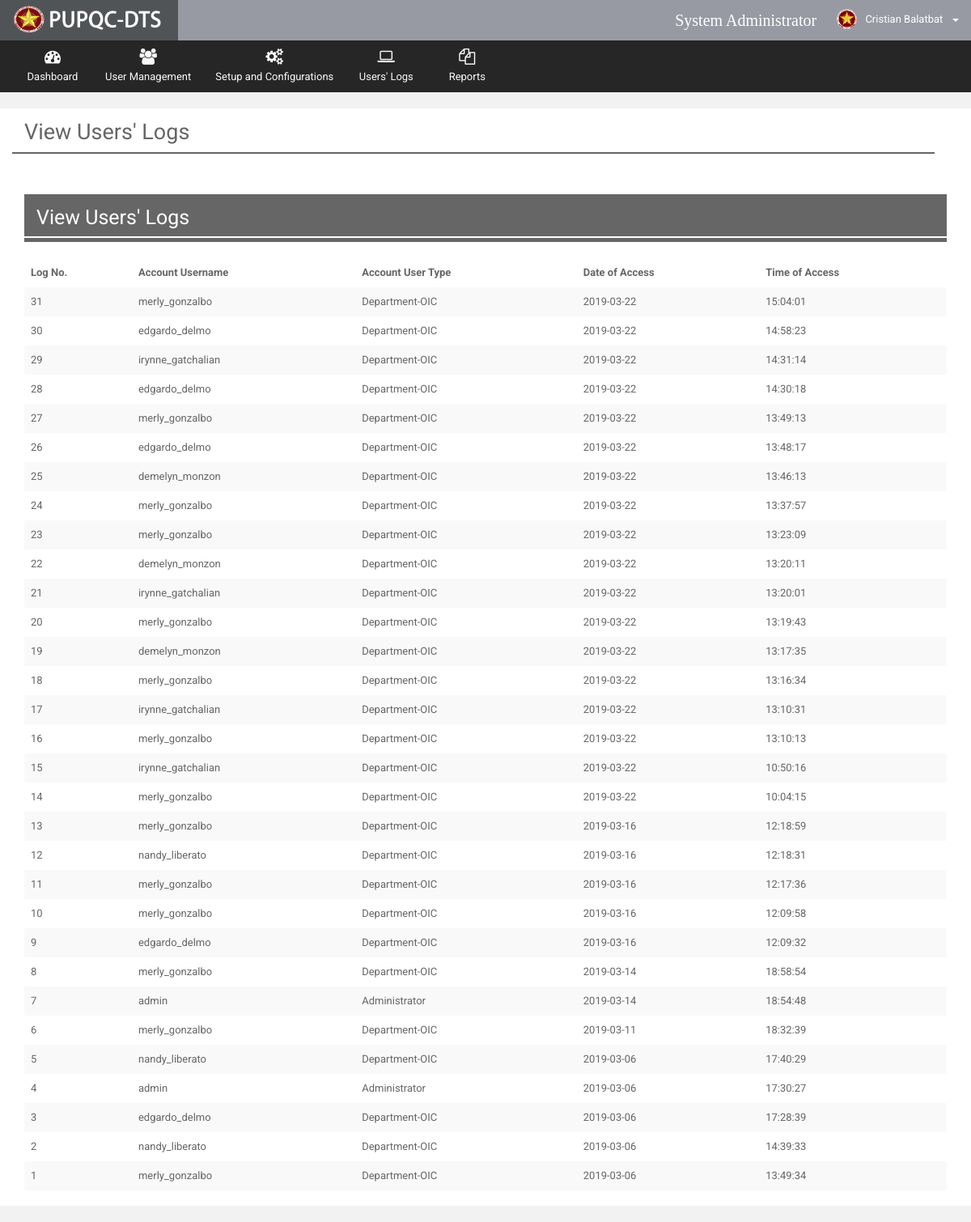
Before: /Web/Admin/views/users_log.php (signed in) with the older database file.
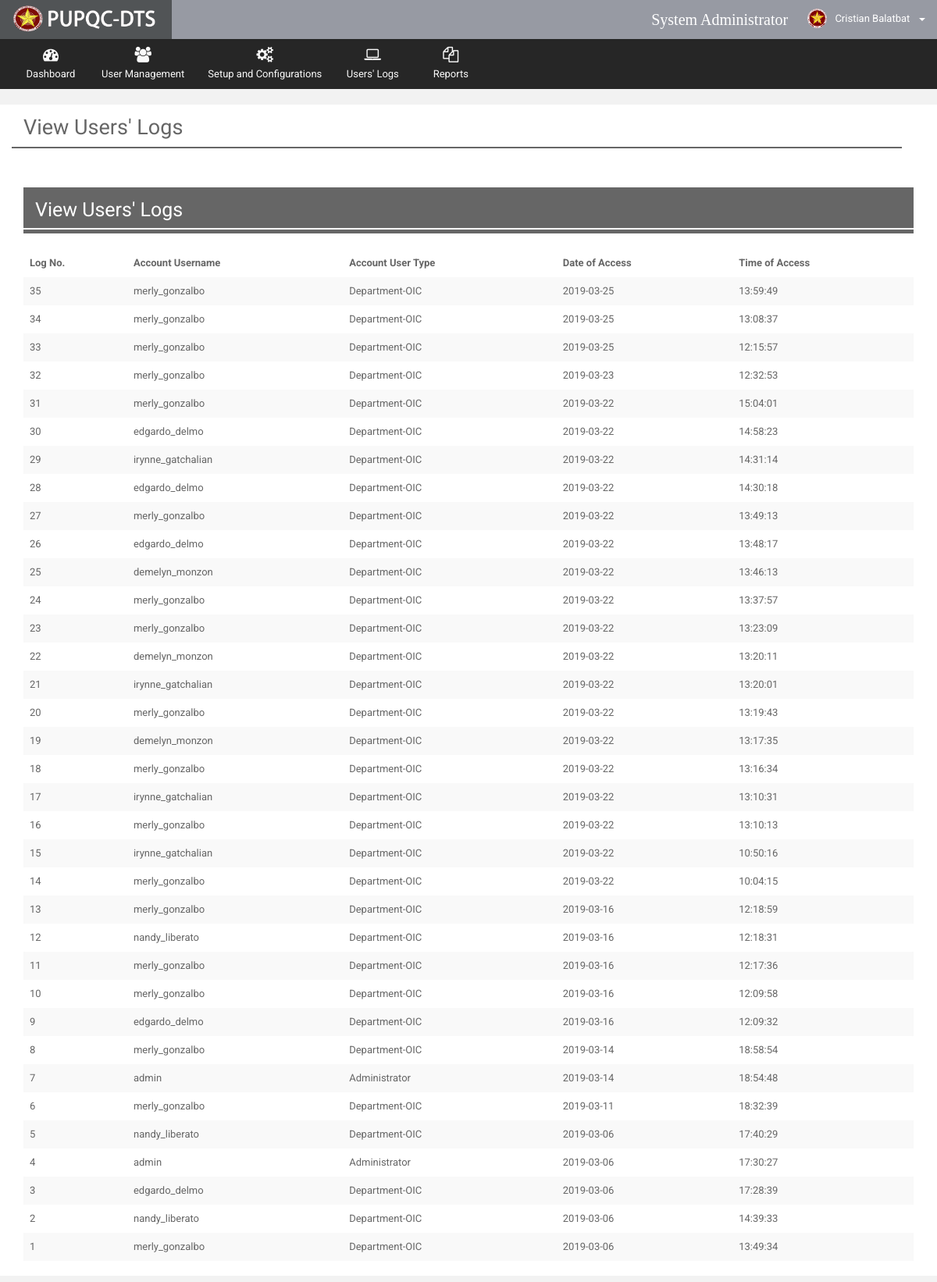
After: the same page with the newer database file.
### tables this page shows
CREATE TABLE `t_accounts` (
  `acc_ID` int(10) NOT NULL,
  `acc_empID` int(10) NOT NULL,
  `acc_username` varchar(100) NOT NULL,
  `acc_password` varchar(100) NOT NULL,
  `acc_email` varchar(255) DEFAULT NULL,
  `acc_user_role` int(10) NOT NULL,
  `acc_active_flag` varchar(20) NOT NULL DEFAULT 'Active',
  `acc_timestamp` datetime NOT NULL DEFAULT CURRENT_TIMESTAMP,
  `acc_mod_date` datetime NOT NULL DEFAULT CURRENT_TIMESTAMP
);

CREATE TABLE `t_employees` (
  `emp_ID` int(10) NOT NULL,
  `emp_lastname` varchar(100) NOT NULL,
  `emp_middlename` varchar(100) DEFAULT NULL,
  `emp_firstname` varchar(100) NOT NULL,
  `emp_office` int(10) NOT NULL,
  `emp_position` varchar(50) NOT NULL,
  `emp_picture` varchar(255) DEFAULT 'default.png',
  `emp_active_flag` bit(1) NOT NULL DEFAULT b'1',
  `emp_mod_date` datetime NOT NULL DEFAULT CURRENT_TIMESTAMP
);

CREATE TABLE `t_users_log` (
  `log_No` int(200) NOT NULL,
  `log_userID` int(10) NOT NULL,
  `log_usertype` int(10) NOT NULL,
  `log_datestamp` date NOT NULL,
  `log_timestamp` time NOT NULL
);

CREATE TABLE `r_user_role` (
  `usr_ID` int(10) NOT NULL,
  `usr_desc` varchar(50) NOT NULL,
  `usr_stat` bit(1) NOT NULL,
  `usr_timestamp` datetime NOT NULL
);

### Web/Admin/views/users_log.php (the view, shortened to what this page needs)
<?php
    include("../utilities/Header.php");
    include("../utilities/Notification.php");
    include("../utilities/navibar.php");
    include("../utilities/Tables.php");
?>
      <div class="wrapper row-offcanvas row-offcanvas-left">
       <div class="content">
          <section class="main-content">
             <div class="col-md-12">
                    <h2 style="margin-top: 15px">View Users' Logs</h2>
                    <div class="row" style="padding:1px; background-color: #666666; margin-bottom: 50px; width: 100%"></div>
             </div>
            <div class="row" style="background-color: white">
              <div class="col-md-12">
                <div class="box-info">
                  <div class="col-md-12">
                    <div class="box-info">
                      <div class="panel-heading" style="background-color: #666666; ">
                        <h4 style="color: white; font-size: 25px">View Users' Logs</h4>
                        <div class="row" style="padding:1px; background-color:white;"></div>
                      </div>
                      <br>
                      <div class="adv-table">
                       <table id="datatables" class="table table-striped table-no-border">
                          <thead>
                          <tr>
                              <th>Log No.</th>
                              <th>Account Username</th>
                              <th>Account User Type</th>
                              <th>Date of Access</th>
                              <th>Time of Access</th>
                          </tr>
                          </thead>
                          <tbody>
                          <?php
                              $view_query = mysqli_query($connection,"SELECT * FROM `t_users_log` AS LOG
                                                                      INNER JOIN `t_accounts` AS ACC
                                                                      INNER JOIN `r_user_role` AS USR
                                                                      ON LOG.log_userID = ACC.acc_ID and
                                                                      LOG.log_usertype = USR.usr_ID ORDER BY LOG.Log_No DESC");
                              while($row = mysqli_fetch_assoc($view_query))
                              {
                                  $No = $row["log_No"];
                                  $username = $row["acc_username"];
                                  $userrole = $row["usr_desc"];
                                  $log_date = $row["log_datestamp"];
                                  $log_time = $row["log_timestamp"];
                          ?>
                              <tr class="gradeX">
                                  <td><?php echo $No; ?></td>
                                  <td width=""><?php echo $username ?></td>
                                  <td width=""><?php echo $userrole; ?></td>
                                  <td width=""><?php echo $log_date ?></td>
                                  <td width=""><?php echo $log_time ?></td>
                              </tr>
                          <?php } ?>
                          </tbody>
                        </table>
                      </div>
                    </div>
                  </div>
                </div>
              </div>
            </div>
          </section>
       </div>
      </div>
   </body>
</html>

### Web/Admin/utilities/Header.php (shortened to what this page needs)
<!DOCTYPE html>
<html lang="en">
	<head>
		<link type="text/css" rel="stylesheet" href="../../../resources-web/global/plugins/font-awesome/css/font-awesome.min.css">
		<link type="text/css" rel="stylesheet" href="../../../resources-web/global/plugins/ionicons/css/ionicons.min.css">
		<link type="text/css" rel="stylesheet" href="../../../resources-web/global/plugins/simple-line-icons/simple-line-icons.css">
		<link type="text/css" rel="stylesheet" href="../../../resources-web/global/plugins/animate.css/animate.css">
		<link type="text/css" rel="stylesheet" href="../../../resources-web/global/plugins/iCheck/skins/all.css">
		<link type="text/css" rel="stylesheet" href="../../../resources-web/global/css/style.css">
		<link type="text/css" rel="stylesheet" href="../../../resources-web/assets/css/page-demo.css">
		<link type="text/css" rel="stylesheet" href="../../../resources-web/assets/css/style-admin.css">
		<link type="text/css" rel="stylesheet" href="../../../resources-web/assets/css/style-plugins.css">
		<link type="text/css" rel="stylesheet" href="../../../resources-web/assets/css/style-responsive.css">
		<link type="text/css" rel="stylesheet" href="../../../resources-web/assets/css/themes/default.css" id="theme-color">
	</head>

### Web/Admin/utilities/Notification.php (shortened to what this page needs)
<body class="page-header-fixed page-sidebar-fixed page-layout-full-width" style="background-color: #f2f2f2">
  <div >
    <div class="page-wrapper" >
      <header class="header">
        <div class="logo">
          <a data-toggle="modal" href="#about_us" class="logo-text">
            <img src="../../../resources-web/images/dtslogo.png" style="width:100%; margin: 1%;" alt="">
          </a>
        </div>
        <nav role="navigation" class="navbar navbar-static-top">
          <div class="navbar-right">
            <ul class="nav navbar-nav">
              <li>
                <p style="font-size: 20px; color: white; margin-top: 10px; font-family: agency fb">
                  System Administrator&nbsp;&nbsp;
                </p>
              </li>
              <li class="dropdown dropdown-user menu-user">
                <a href="#" data-toggle="dropdown" class="dropdown-toggle">
                   <?php
                        $userID = $_SESSION['UserID'];
                        $view_query = mysqli_query($connection,"SELECT * FROM `t_accounts` AS ACC
                                                                INNER JOIN `r_user_role` AS USR
                                                                INNER JOIN `t_employees` AS EMP
                                                                INNER JOIN `r_office` AS OFF
                                                                ON  ACC.acc_user_role = USR.usr_ID
                                                                and EMP.emp_office = OFF.office_ID
                                                                and ACC.acc_empID = EMP.emp_ID
                                                                WHERE ACC.acc_ID = '$userID'
                                                                ");
                        while($row = mysqli_fetch_assoc($view_query))
                        {
                            $emp_lname = $row["emp_lastname"];
                            $emp_fname = $row["emp_firstname"];
                            $compname = $emp_fname.' '.$emp_lname;
                        }
                   ?>
                  <img src="../../../resources-web/images/PUPlogo.png" alt="User Image" class="img-circle"/>
                  <span class="hidden-xs">
                     <?php echo $compname; ?>
                  </span>&nbsp;
                  <b class="caret"></b>
                </a>
                  </li>
                </ul>
          </div>
        </nav>
      </header>

### Web/Admin/utilities/navibar.php (shortened to what this page needs)
<div class="page-horizontal-sidebar">
  <div id="horizontal-sidebar" class="collapse navbar-collapse">
    <ul class="nav navbar-nav">
      <li>
        <a href="index.php">
          <i class="fa fa-dashboard"></i>
          <span class="menu-title">Dashboard</span>
        </a>
      </li>
      <li class="dropdown">
        <a href="#" data-hover="dropdown" class="dropdown-toggle">
          <i class="fa fa-users"></i>
          <span class="menu-title">User Management</span>
        </a>
      </li>
      <li class="dropdown">
        <a href="#" data-hover="dropdown" class="dropdown-toggle">
          <i class="fa fa-gears"></i>
          <span class="menu-title">Setup and Configurations</span>
        </a>
      </li>
      <li class="dropdown">
        <a href="users_log.php" data-hover="dropdown" class="dropdown-toggle">
          <i class="fa fa-laptop"></i>
          <span class="menu-title">Users' Logs</span>
        </a>
      </li>
      <li class="dropdown">
        <a href="" data-hover="dropdown" class="dropdown-toggle">
          <i class="fa fa-copy"></i>
          <span class="menu-title">Reports</span>
        </a>
      </li>
    </ul>
  </div>
</div>

### Web/Admin/utilities/Tables.php (shortened to what this page needs)
<link type="text/css" rel="stylesheet" href="../../../resources-web/assets/plugins/datatables/plugins/bootstrap/dataTables.bootstrap.css">

### resources-web/assets/css/themes/default.css (style rules this page uses)
.page-wrapper { float: left; width: 100%; position: relative; }
.wrapper { width: 100%; min-height: 100%; float: left; }
.wrapper:before, .wrapper:after { content: " "; display: table; }
.wrapper:after { clear: both; }
.header { position: absolute; top: 0; left: 0; right: 0; z-index: 999; }
.content, .page-sidebar { min-height: 100%; display: block; }
.content { background-color: #262123; margin-left: 220px; }
.main-content { float: left; width: 100%; padding: 20px 15px; background-color: #f2f2f2; }
body .header { position: relative; max-height: 100px; }
body .header .navbar { height: 50px; margin-bottom: 0; margin-left: 220px; background-color: #858893d4; -webkit-box-shadow: 0 1px 1px rgba(0, 0, 0, 0.05); box-shadow: 0 1px 1px rgba(0, 0, 0, 0.05); }
body .header .navbar .navbar-right ul.navbar-nav > li { height: 50px; }
body .header .navbar .navbar-right ul.navbar-nav > li.dropdown-user img { margin-top: -3px; margin-right: 7px; height: 25px; }
body .header .navbar .nav a { padding-top: 14px; padding-bottom: 14px; }
body .header .logo { font-family: 'Squada One'; float: left; font-size: 30px; text-align: left; padding: 0 15px; width: 220px; height: 50px; display: block; background-color: #393235; -webkit-box-shadow: 0 1px 1px rgba(0, 0, 0, 0.05); box-shadow: 0 1px 1px rgba(0, 0, 0, 0.05); }
body .header .logo a.logo-text { color: #ffba00; -webkit-text-shadow: 3px 3px 3px rgba(0, 0, 0, 0.1); text-shadow: 3px 3px 3px rgba(0, 0, 0, 0.1); -webkit-transition: all 0.2s ease-out; -o-transition: all 0.2s ease-out; transition: all 0.2s ease-out; }
.page-header-fixed .header { position: fixed; }
.page-header-fixed .page-wrapper { margin-top: 50px; }
.page-horizontal-sidebar #horizontal-sidebar { background-color: #262626; }
.page-horizontal-sidebar #horizontal-sidebar > ul > li > a { position: relative; padding-top: 10px; padding-bottom: 10px; text-align: center; min-width: 100px; color: #f9f9f9; }
.page-horizontal-sidebar #horizontal-sidebar > ul > li > a i { display: block; margin-right: 0; margin-bottom: 5px; font-size: 20px; }
.page-layout-full-width .page-wrapper .header .logo { background-color: #515456; }
.page-layout-full-width .page-wrapper .header .logo a.logo-text { color: #68b828; }
.page-layout-full-width .page-wrapper .wrapper .content { margin: 0; }

Changed rows visible on the page:
added t_users_log: log_No "35", log_userID.acc_username "merly_gonzalbo", r_user_role.usr_desc "Department-OIC", log_datestamp "2019-03-25", log_timestamp "13:59:49"
added t_users_log: log_No "34", log_userID.acc_username "merly_gonzalbo", r_user_role.usr_desc "Department-OIC", log_datestamp "2019-03-25", log_timestamp "13:08:37"
added t_users_log: log_No "33", log_userID.acc_username "merly_gonzalbo", r_user_role.usr_desc "Department-OIC", log_datestamp "2019-03-25", log_timestamp "12:15:57"
added t_users_log: log_No "32", log_userID.acc_username "merly_gonzalbo", r_user_role.usr_desc "Department-OIC", log_datestamp "2019-03-23", log_timestamp "12:32:53"
